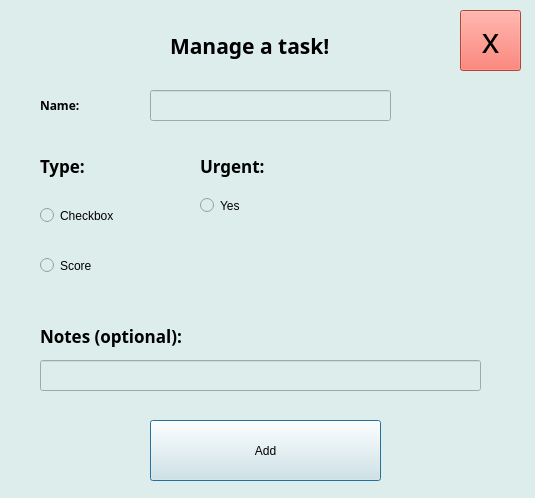
<?xml version="1.0" encoding="UTF-8"?>
<ui version="4.0">
 <class>createTask</class>
 <widget class="QDialog" name="createTask">
  <property name="geometry">
   <rect>
    <x>0</x>
    <y>0</y>
    <width>535</width>
    <height>498</height>
   </rect>
  </property>
  <property name="minimumSize">
   <size>
    <width>535</width>
    <height>498</height>
   </size>
  </property>
  <property name="maximumSize">
   <size>
    <width>535</width>
    <height>498</height>
   </size>
  </property>
  <property name="windowTitle">
   <string>Dialog</string>
  </property>
  <property name="styleSheet">
   <string notr="true">background-color: rgb(221, 237, 236);</string>
  </property>
  <widget class="QLabel" name="label">
   <property name="geometry">
    <rect>
     <x>40</x>
     <y>80</y>
     <width>111</width>
     <height>51</height>
    </rect>
   </property>
   <property name="font">
    <font>
     <family>Umpush</family>
     <bold>true</bold>
    </font>
   </property>
   <property name="text">
    <string>Name:</string>
   </property>
  </widget>
  <widget class="QLineEdit" name="namereq">
   <property name="geometry">
    <rect>
     <x>150</x>
     <y>90</y>
     <width>241</width>
     <height>31</height>
    </rect>
   </property>
  </widget>
  <widget class="QLabel" name="label_2">
   <property name="geometry">
    <rect>
     <x>170</x>
     <y>20</y>
     <width>211</width>
     <height>51</height>
    </rect>
   </property>
   <property name="font">
    <font>
     <family>Ubuntu Light</family>
     <pointsize>16</pointsize>
     <bold>true</bold>
    </font>
   </property>
   <property name="text">
    <string>Manage a task!</string>
   </property>
  </widget>
  <widget class="QRadioButton" name="checkboxreq">
   <property name="geometry">
    <rect>
     <x>40</x>
     <y>190</y>
     <width>121</width>
     <height>51</height>
    </rect>
   </property>
   <property name="text">
    <string>Checkbox</string>
   </property>
  </widget>
  <widget class="QRadioButton" name="scorereq">
   <property name="geometry">
    <rect>
     <x>40</x>
     <y>240</y>
     <width>121</width>
     <height>51</height>
    </rect>
   </property>
   <property name="text">
    <string>Score</string>
   </property>
  </widget>
  <widget class="QLabel" name="label_3">
   <property name="geometry">
    <rect>
     <x>40</x>
     <y>140</y>
     <width>211</width>
     <height>51</height>
    </rect>
   </property>
   <property name="font">
    <font>
     <family>Ubuntu Light</family>
     <pointsize>13</pointsize>
     <bold>true</bold>
    </font>
   </property>
   <property name="text">
    <string>Type:</string>
   </property>
  </widget>
  <widget class="QLabel" name="label_4">
   <property name="geometry">
    <rect>
     <x>40</x>
     <y>310</y>
     <width>211</width>
     <height>51</height>
    </rect>
   </property>
   <property name="font">
    <font>
     <family>Ubuntu Light</family>
     <pointsize>13</pointsize>
     <bold>true</bold>
    </font>
   </property>
   <property name="text">
    <string>Notes (optional):</string>
   </property>
  </widget>
  <widget class="QLineEdit" name="notereq">
   <property name="geometry">
    <rect>
     <x>40</x>
     <y>360</y>
     <width>441</width>
     <height>31</height>
    </rect>
   </property>
  </widget>
  <widget class="QLabel" name="label_5">
   <property name="geometry">
    <rect>
     <x>200</x>
     <y>140</y>
     <width>211</width>
     <height>51</height>
    </rect>
   </property>
   <property name="font">
    <font>
     <family>Ubuntu Light</family>
     <pointsize>13</pointsize>
     <bold>true</bold>
    </font>
   </property>
   <property name="text">
    <string>Urgent:</string>
   </property>
  </widget>
  <widget class="QRadioButton" name="isUrgent">
   <property name="geometry">
    <rect>
     <x>200</x>
     <y>180</y>
     <width>121</width>
     <height>51</height>
    </rect>
   </property>
   <property name="text">
    <string>Yes</string>
   </property>
  </widget>
  <widget class="QPushButton" name="add_b">
   <property name="geometry">
    <rect>
     <x>150</x>
     <y>420</y>
     <width>231</width>
     <height>61</height>
    </rect>
   </property>
   <property name="text">
    <string>Add</string>
   </property>
  </widget>
  <widget class="QLabel" name="label_6">
   <property name="geometry">
    <rect>
     <x>310</x>
     <y>160</y>
     <width>191</width>
     <height>171</height>
    </rect>
   </property>
   <property name="sizeIncrement">
    <size>
     <width>0</width>
     <height>0</height>
    </size>
   </property>
   <property name="text">
    <string>&lt;html&gt;&lt;head/&gt;&lt;body&gt;&lt;p&gt;&lt;img src=&quot;:/logo_small.png&quot;/&gt;&lt;/p&gt;&lt;/body&gt;&lt;/html&gt;</string>
   </property>
  </widget>
  <widget class="QPushButton" name="exit_q">
   <property name="geometry">
    <rect>
     <x>460</x>
     <y>10</y>
     <width>61</width>
     <height>61</height>
    </rect>
   </property>
   <property name="font">
    <font>
     <pointsize>26</pointsize>
    </font>
   </property>
   <property name="styleSheet">
    <string notr="true">border-color: rgb(255, 255, 255);
background-color: rgb(246, 97, 81);</string>
   </property>
   <property name="text">
    <string>x</string>
   </property>
  </widget>
 </widget>
 <resources/>
 <connections/>
</ui>
